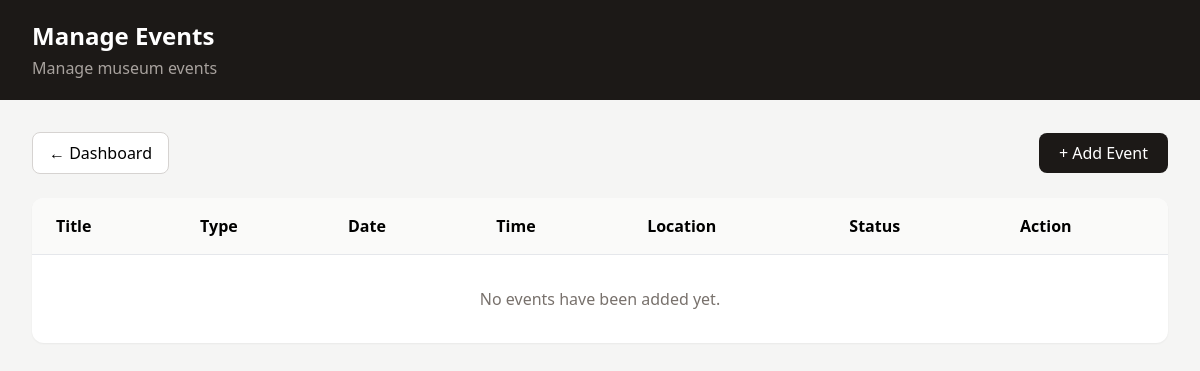
/admin-dashboard/events/ (signed in), run on an earlier commit of the app's database.
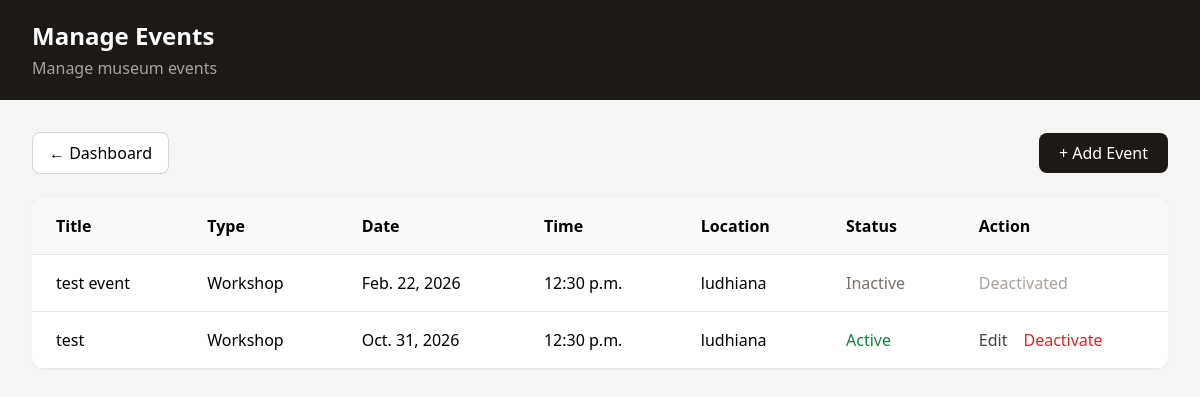
And on a later commit of the database.
### homepage/models.py (models this page shows, shortened)
class Event(models.Model):
    EVENT_TYPE_CHOICES = [
        ("Tour", "Tour"),
        ("Workshop", "Workshop"),
        ("Talk", "Talk"),
        ("Lecture", "Lecture"),
        ("Family", "Family"),
        ("Other", "Other"),
    ]
    title = models.CharField(max_length=200)
    event_type = models.CharField(
        max_length=50,
        choices=EVENT_TYPE_CHOICES,
        default="Other"
    )
    description = models.TextField()
    image = models.URLField(blank=True)
    date = models.DateField()
    time = models.TimeField()
    location = models.CharField(max_length=200)
    capacity = models.PositiveIntegerField(
        null=True,
        blank=True
    )
    is_active = models.BooleanField(default=True)
    created_at = models.DateTimeField(auto_now_add=True)
    updated_at = models.DateTimeField(auto_now=True)
    class Meta:
        ordering = ["date", "time"]

### homepage/views.py (the view)
@login_required
@user_passes_test(is_staff)
def manage_events(request):
    events = Event.objects.order_by("date", "time")
    return render(
        request,
        "events_admin.html",
        {"events": events}
    )

### homepage/views.py (called while the page is built)
def is_staff(user):
    return user.is_authenticated and user.is_staff

### homepage/templates/events_admin.html (shortened to what this page needs)
<!DOCTYPE html>
<html lang="en">
<head>
    <script src="https://cdn.tailwindcss.com"></script>
</head>
<body class="bg-stone-100 min-h-screen">
<header class="bg-stone-900 text-white px-8 py-5">
    <div class="max-w-7xl mx-auto">
        <h1 class="text-2xl font-semibold">
            Manage Events
        </h1>
        <p class="text-stone-400 mt-1">
            Manage museum events
        </p>
    </div>
</header>
<main class="max-w-7xl mx-auto px-8 py-8">
    <div class="flex justify-between items-center mb-6">
        <a
            href="{% url 'admin_dashboard' %}"
            class="px-4 py-2 border border-stone-300 bg-white rounded-lg"
        >
            ← Dashboard
        </a>
        <a
            href="{% url 'add_event' %}"
            class="px-5 py-2 bg-stone-900 text-white rounded-lg"
        >
            + Add Event
        </a>
    </div>
    <div class="bg-white rounded-xl shadow-sm overflow-hidden">
        <div class="overflow-x-auto">
            <table class="w-full text-left">
                <thead class="bg-stone-50 border-b">
                    <tr>
                        <th class="px-6 py-4">Title</th>
                        <th class="px-6 py-4">Type</th>
                        <th class="px-6 py-4">Date</th>
                        <th class="px-6 py-4">Time</th>
                        <th class="px-6 py-4">Location</th>
                        <th class="px-6 py-4">Status</th>
                        <th class="px-6 py-4">Action</th>
                    </tr>
                </thead>
                <tbody>
                    {% for event in events %}
                    <tr class="border-b">
                        <td class="px-6 py-4 font-medium">
                            {{ event.title }}
                        </td>
                        <td class="px-6 py-4">
                            {{ event.event_type }}
                        </td>
                        <td class="px-6 py-4">
                            {{ event.date }}
                        </td>
                        <td class="px-6 py-4">
                            {{ event.time }}
                        </td>
                        <td class="px-6 py-4">
                            {{ event.location }}
                        </td>
                        <td class="px-6 py-4">
                            {% if event.is_active %}
                                <span class="text-green-700">
                                    Active
                                </span>
                            {% else %}
                                <span class="text-stone-500">
                                    Inactive
                                </span>
                            {% endif %}
                        </td>
                        <td class="px-6 py-4">
    {% if event.is_active %}
    <div class="flex items-center gap-4">
        <a
            href="{% url 'edit_event' event.id %}"
            class="text-stone-700 hover:text-stone-900"
        >
            Edit
        </a>
        <form
            method="POST"
            action="{% url 'deactivate_event' event.id %}"
        >
            <button
                type="submit"
                class="text-red-600 hover:text-red-800"
                onclick="return confirm('Deactivate this event?')"
            >
                Deactivate
            </button>
        </form>
    </div>
    {% else %}
        <span class="text-stone-400">
            Deactivated
        </span>
    {% endif %}
</td>
                    </tr>
                    {% empty %}
                    <tr>
                        <td
                            colspan="7"
                            class="px-6 py-8 text-center text-stone-500"
                        >
                            No events have been added yet.
                        </td>
                    </tr>
                    {% endfor %}
                </tbody>
            </table>
        </div>
    </div>
</main>
</body>
</html>

What changed in the data, as far as the page shows it:
added Event: title "test event", event_type "Workshop", date "Feb. 22, 2026", time "12:30 p.m.", location "ludhiana", is_active "Inactive"
added Event: title "test", event_type "Workshop", date "Oct. 31, 2026", time "12:30 p.m.", location "ludhiana", is_active "Active"
Also different on the page:
text no longer shown: "No events have been added yet."
